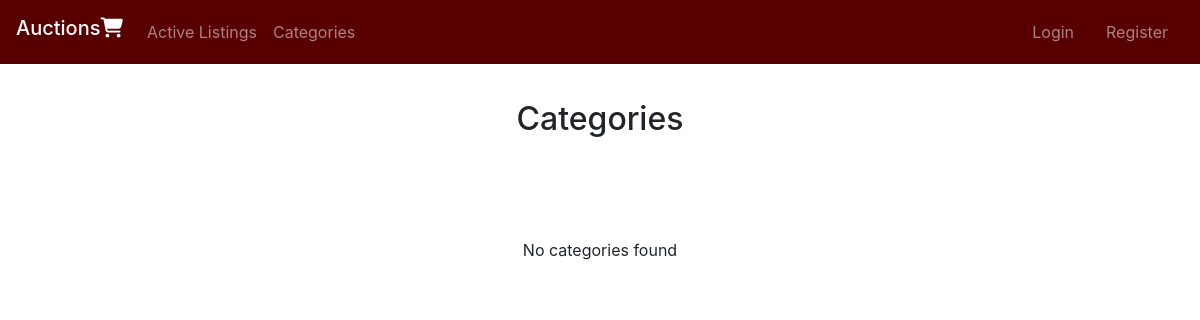
Page /categories on the earlier database version.
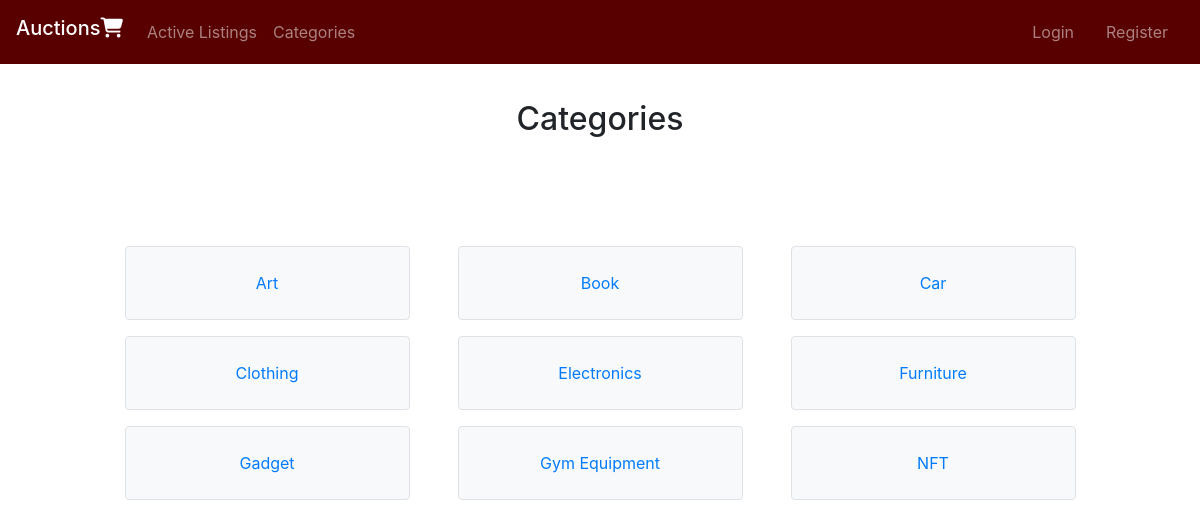
Same page on the later database version.
### auctions/models.py (models this page shows, shortened)
class Category(models.Model):
    categorified = models.CharField(max_length=100)
    """ Orders categorified names alphabetically """
    class Meta:
        ordering = ['categorified']

### auctions/views.py (the view)
# urls.py: path("categories", views.categories, name="categories"),
def categories(request):
    return render (request, "auctions/categories.html", {
        "categories": Category.objects.all().order_by('categorified')
    })

### auctions/templates/auctions/categories.html (shortened to what this page needs)
{% extends "auctions/layout.html" %}
{% block body %}
    <h2 class="text-center titel Yo">Categories</h2>
    <div class="container pb-4">
        <div class="row justify-content-center text-center">
            {% for category in categories %}
                <div class="col-lg-3 col-sm-4 border rounded mx-4 my-2 p-2 py-auto py-lg-4 btn-light">
                    <a class="category stretched-link text-decoration-none textdark" href="{% url 'category' category.id %}">{{ category.categorified }}</a>
                </div>
            {% empty %}
                No categories found
            {% endfor %}
        </div>
    </div>
{% endblock%}

### auctions/templates/auctions/layout.html (shortened to what this page needs)
{% load static %}
<!DOCTYPE html>
<html lang="en">
    <head>
        <link rel="stylesheet" href="https://stackpath.bootstrapcdn.com/bootstrap/4.4.1/css/bootstrap.min.css">
        <link href="{% static 'styles.css' %}/" rel="stylesheet">
    </head>
    <body>
        <nav class="navbar fixed-top navbar-dark navbar-expand-lg">
            <h4 class="navbar-brand">Auctions<i class="fas fa-solid fa-cart-shopping"></i></h4>
            <div class="collapse navbar-collapse" id="navbartoggle">
                <ul class="navbar-nav mr-auto">
                    <li class="nav-item">
                        <a class="nav-link" href="{% url 'index' %}">Active Listings</a>
                    </li>
                    <li class="nav-item">
                        <a class="nav-link" href="{% url 'categories' %}">Categories</a>
                    </li>
                </ul>
                <ul class="navbar-nav justify-content-end">
                    {% if user.is_authenticated %}
                        <li class="nav-item dropdown">
                            <a class="nav-link dropdown-toggle" href="#" id="navbardropdownmenu" role="button" data-toogle="dropdown" data-bs-toggle="dropdown" aria-haspopup="true" aria-expanded="false">
                                <i class="fa fa-user pr-1" aria-hidden="true"></i>Signed in as <strong>{{ user.username }}</strong>
                            </a>
                            <div class="dropdown-menu" aria-labelledby="navbardropdownmenu">
                                <a class="dropdown-item" href="{% url 'logout' %}">Log Out</a>
                            </div>
                        </li>
                    {% else %}
                        <a class="nav-link mx-lg-2" href="{% url 'login' %}">Login</a>
                        <a class="nav-link mx-lg-2 " href="{% url 'register' %}">Register</a>
                    {% endif %}
                </ul>
            </div>
        </nav>
        {% block body %}
        {% endblock %}
    </body>
</html>

### auctions/static/styles.css (style rules this page uses)
nav { background-color: #580000; }
.Yo { margin: 100px 0px; }

Differences in the rows shown:
added Category: categorified "Art"
added Category: categorified "Book"
added Category: categorified "Car"
added Category: categorified "Clothing"
added Category: categorified "Electronics"
added Category: categorified "Furniture"
added Category: categorified "Gadget"
added Category: categorified "Gym Equipment"
added Category: categorified "NFT"
Other differences:
text no longer shown: "No categories found"
